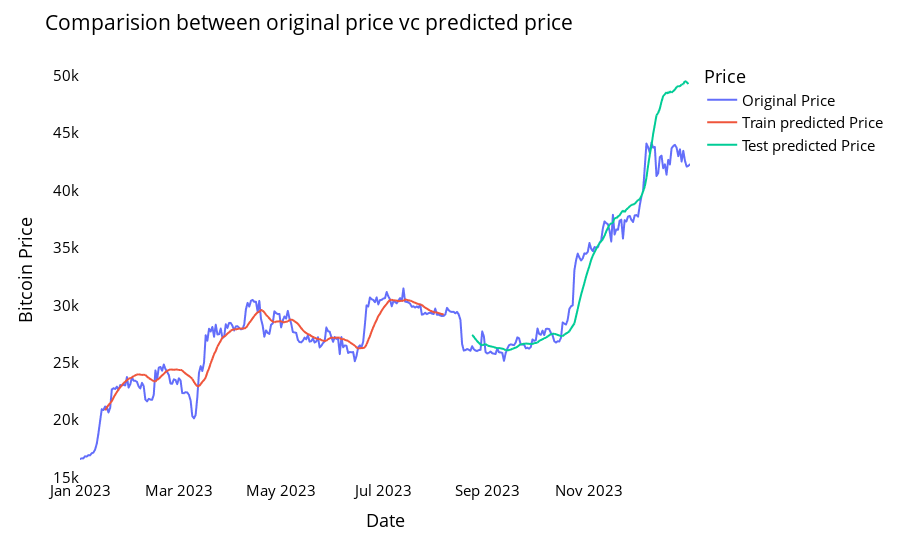

Notebook cell for this chart:
### Code cell
#Comparision of original stock price and predicted price

look_back=time_step
trainPredictPlot= np.empty_like(bitcoin_prices)
trainPredictPlot[:,:]= np.nan
trainPredictPlot[look_back: len(train_predict)+look_back,]= train_predict
print("Test predicted data:", trainPredictPlot.shape)

testPredictPlot= np.empty_like(bitcoin_prices)
testPredictPlot[:,:]= np.nan
testPredictPlot[len(train_predict)+(look_back*2)+1: len(bitcoin_prices)-1,:]= test_predict
print("Test predicted data:", testPredictPlot.shape)

names= cycle(['Original Price', 'Train predicted Price', 'Test predicted Price'])

plot_df= pd.DataFrame({'date': close_stock['Date'],
                        'original_price':close_stock['Price'],
                        'train_predict_price': trainPredictPlot.flatten(),
                        'test_predicted_price': testPredictPlot.flatten()})

fig= px.line(plot_df, x=plot_df['date'], y=[plot_df['original_price'], plot_df['train_predict_price'], plot_df['test_predicted_price']],
            labels={'value':'Bitcoin Price', 'date': 'Date'})
fig.update_layout(title_text= 'Comparision between original price vc predicted price',
                  plot_bgcolor='white', font_size=15, font_color='black', legend_title_text= 'Price')
fig.for_each_trace(lambda t: t.update(name= next(names)))

fig.update_xaxes(showgrid=False)
fig.update_yaxes(showgrid=False)
fig.show()

### Figure 1 — Plotly figure (JSON) as saved in the notebook; plotly's stock layout.template omitted (floating-point values rounded to 4 significant figures; data arrays with more than 128 entries replaced by an {"elided": "..."} marker saying what was removed)
{"data": [{"hovertemplate": "variable=original_price<br>Date=%{x}<br>Bitcoin Price=%{y}<extra></extra>", "legendgroup": "original_price", "line": {"color": "#636efa", "dash": "solid"}, "marker": {"symbol": "circle"}, "mode": "lines", "name": "Original Price", "showlegend": true, "type": "scattergl", "x": {"elided": "365 str values"}, "xaxis": "x", "y": {"elided": "365 float values"}, "yaxis": "y"}, {"hovertemplate": "variable=train_predict_price<br>Date=%{x}<br>Bitcoin Price=%{y}<extra></extra>", "legendgroup": "train_predict_price", "line": {"color": "#EF553B", "dash": "solid"}, "marker": {"symbol": "circle"}, "mode": "lines", "name": "Train predicted Price", "showlegend": true, "type": "scattergl", "x": {"elided": "365 str values"}, "xaxis": "x", "y": {"elided": "365 float values"}, "yaxis": "y"}, {"hovertemplate": "variable=test_predicted_price<br>Date=%{x}<br>Bitcoin Price=%{y}<extra></extra>", "legendgroup": "test_predicted_price", "line": {"color": "#00cc96", "dash": "solid"}, "marker": {"symbol": "circle"}, "mode": "lines", "name": "Test predicted Price", "showlegend": true, "type": "scattergl", "x": {"elided": "365 str values"}, "xaxis": "x", "y": {"elided": "365 float values"}, "yaxis": "y"}], "layout": {"font": {"color": "black", "size": 15}, "legend": {"title": {"text": "Price"}, "tracegroupgap": 0}, "margin": {"t": 60}, "plot_bgcolor": "white", "title": {"text": "Comparision between original price vc predicted price"}, "xaxis": {"anchor": "y", "domain": [0, 1], "showgrid": false, "title": {"text": "Date"}}, "yaxis": {"anchor": "x", "domain": [0, 1], "showgrid": false, "title": {"text": "Bitcoin Price"}}}}
